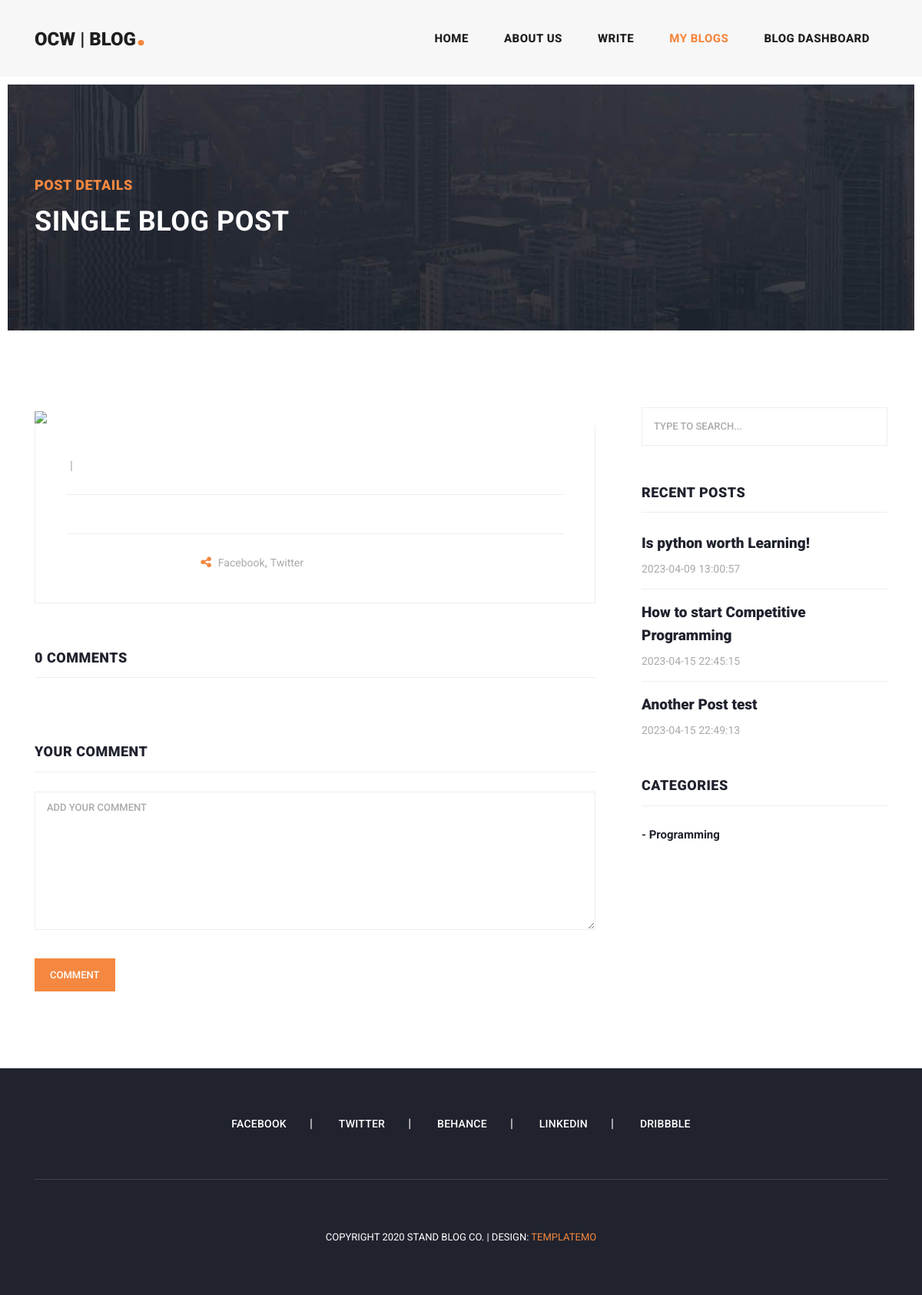
The page /blogs/post-details.php on the database its author committed.
### tables this page shows
CREATE TABLE `blogs` (
  `post_id` int(11) NOT NULL,
  `post_title` varchar(100) NOT NULL,
  `post_content` longtext NOT NULL,
  `post_img` varchar(100) DEFAULT NULL,
  `category` varchar(100) DEFAULT NULL,
  `author` varchar(50) DEFAULT NULL,
  `status` enum('Draft','Publish') DEFAULT NULL,
  `publish` timestamp NOT NULL DEFAULT current_timestamp()
);

CREATE TABLE `category` (
  `ctg` varchar(100) NOT NULL
);

### blogs/dashboard/class/function.php (called while the page is built, shortened)
<?php
class admin_blog
{
    private $conn;
    public function __construct()
    {
        $dbhost = 'localhost';
        $dbuser = 'root';
        $dbpass = "";
        $dbname = 'ocw';
        $this->conn = mysqli_connect($dbhost, $dbuser, $dbpass, $dbname);
    }
    public function display_category()
    {
        $sql = "SELECT * FROM category";
        if (mysqli_query($this->conn, $sql)) {
            $cat_data = mysqli_query($this->conn, $sql);
            return $cat_data;
        }
    }
    public function display_post_public($id = Null){
        if($id!= Null){
            $sql= "SELECT * FROM blogs WHERE status='Publish' AND post_id ='$id'";
        }
        else{
            $sql= "SELECT * FROM blogs WHERE status='Publish'" ;
        }
        if(mysqli_query($this->conn,$sql)){
            $result = mysqli_query($this->conn,$sql);
            return $result;
        }
    }
}
?>

### blogs/recent_post.php (the view)
<?php $posts = $obj->display_post_public() ?>
        <div class="col-lg-12">
                <div class="sidebar-item recent-posts">
                    <div class="sidebar-heading">
                        <h2>Recent Posts</h2>
                    </div>
                    <div class="content">
                        <ul>
                            <?php foreach ($posts as $post) { ?>
                                    <li><a href="post-details.php?id=<?php echo $post['post_id']?>">
                                            <h5><?php echo $post["post_title"] ?></h5>
                                            <span><?php echo $post["publish"] ?></span>
                                        </a></li>
                            <?php } ?>
                        </ul>
                    </div>
                </div>
            </div>

### blogs/category.php
<div class="col-lg-12">
    <div class="sidebar-item categories">
        <div class="sidebar-heading">
            <h2>Categories</h2>
        </div>
        <div class="content">
            <ul>
                <?php while ($category=mysqli_fetch_assoc($get_cat)){ ?>
                <li><a href="#">- <?php echo $category['ctg'];  ?>
                </a></li>
                <?php } ?>
            </ul>
        </div>
    </div>
</div>

### blogs/assets/css/templatemo-stand-blog.css (style rules this page uses)
body { font-family: 'Roboto', sans-serif; overflow-x: hidden; text-rendering: optimizeLegibility; -webkit-font-smoothing: antialiased; -moz-osx-font-smoothing: grayscale; }
a { text-decoration: none!important; }
ul { padding: 0; margin: 0; list-style: none; }
h1,h2,h3,h4,h5,h6 { margin: 0px; }
.blog-posts .sidebar-heading h2 { font-size: 18px; text-transform: uppercase; font-weight: 900; letter-spacing: 0.5px; color: #20232e; border-bottom: 1px solid #eee; padding-bottom: 15px; margin-bottom: 25px; }
.sidebar .sidebar-item { margin-top: 50px; }
.sidebar .sidebar-heading h2 { font-size: 18px; text-transform: uppercase; font-weight: 900; letter-spacing: 0.5px; color: #20232e; border-bottom: 1px solid #eee; padding-bottom: 15px; margin-bottom: 25px; }
.sidebar .recent-posts ul li { margin-bottom: 15px; padding-bottom: 15px; border-bottom: 1px solid #eee; }
.sidebar .recent-posts ul li:last-child { margin-bottom: 0px; padding-bottom: 0px; border-bottom: none; }
.sidebar .recent-posts ul li h5 { font-size: 19px; font-weight: 900; color: #20232e; line-height: 30px; transition: all 0.3s; }
.sidebar .recent-posts ul li span { display: block; font-size: 14px; color: #aaa; margin-top: 8px; }
.sidebar .categories ul li { margin-bottom: 15px; }
.sidebar .categories ul li:last-child { margin-bottom: 0px; }
.sidebar .categories ul li a { font-size: 15px; font-weight: 700; color: #20232e; transition: all .3s; }

### rows shown on the page
blogs: post_title "Is python worth Learning!", publish "2023-04-09 13:00:57"
blogs: post_title "How to start Competitive Programming", publish "2023-04-15 22:45:15"
blogs: post_title "Another Post test", publish "2023-04-15 22:49:13"
category: ctg "Programming"

### other values the page prints
$commentCount "0"
